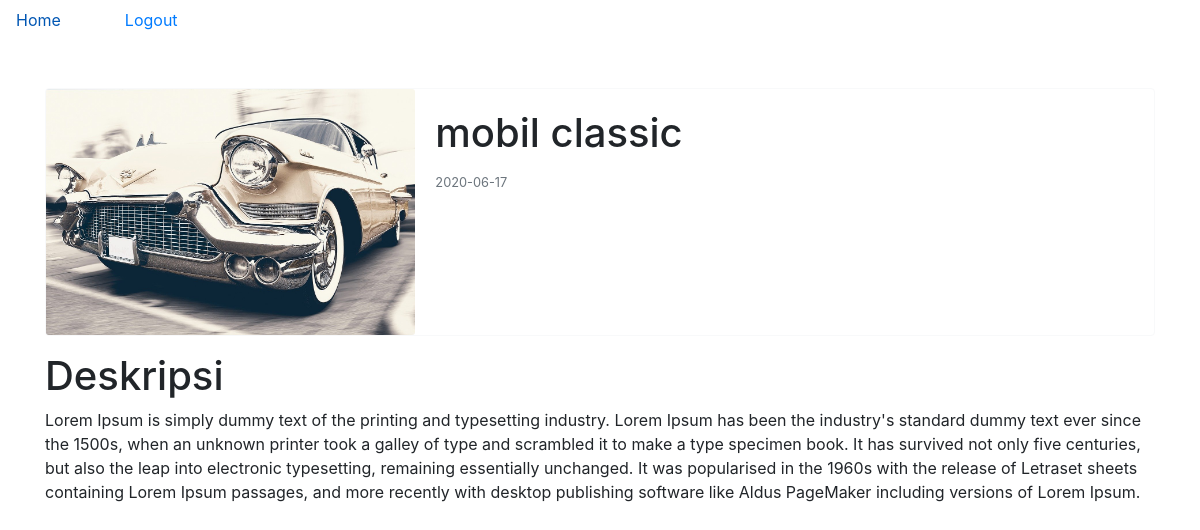
Page /deskripsi.php?id=1 on the committed database.
### tables this page shows
CREATE TABLE `product` (
  `id` int(11) NOT NULL,
  `product` varchar(25) NOT NULL,
  `deskripsi` text NOT NULL,
  `gambar` text NOT NULL,
  `tanggal_publish` date NOT NULL
);

### deskripsi.php (the view, shortened to what this page needs)
<?php
    if($_GET['id']){
        include "controller/koneksi.php";
        $id = $_GET['id'];
        $sql_product = "select * from product where id=$id";
        $query = mysqli_query($koneksi, $sql_product);
        $data = mysqli_fetch_array($query);
    }
?>
<!DOCTYPE html>
<html lang="en">
<head>
    <link rel="stylesheet" href="lib/bootstrap/css/bootstrap.min.css">
    <link rel="stylesheet" href="asset/css/deskripsi.css">
</head>
<body>
<nav class="nav">
  <a class="nav-link active" href="index.php">Home</a>
  <a class="nav-link" href="profil.php"><?php echo $_SESSION["nama_user"]?></a>
  <a  class="nav-link" href="controller/logout.php">Logout</a>
</nav>
    <div class="container mt-5">
        <div class="card mb-3 border-light" style="max-width: 1200px;">
            <div class="row no-gutters">
                <div class="col-md-4">
                <img src="asset/img/foto_product/<?php echo $data['gambar']?>" class="card-img" alt="...">
                </div>
                <div class="col-md-8">
                <div class="card-body">
                    <h1 class="card-title"><?php echo $data['product']?></h1>
                    <p class="card-text"><small class="text-muted"><?php echo $data['tanggal_publish']?></small></p>
                </div>
                </div>
            </div>
            </div>
        <h1>Deskripsi</h1>
        <p>
        <?php echo $data["deskripsi"]; ?>
        </p>
        </div>
</body>
</html>

### rows in the picture
product: gambar (picture), product "mobil classic", tanggal_publish "2020-06-17", deskripsi "Lorem Ipsum is simply dummy text of the printing and typesetting industry. Lorem Ipsum has been the industry's standard dummy text ever since the 1500s, when an unknown printer took a galley of type and scrambled it to make a type specimen book. It has survived not only five centuries, but also the leap into electronic typesetting, remaining essentially unchanged. It was popularised in the 1960s with the release of Letraset sheets containing Lorem Ipsum passages, and more recently with desktop publishing software like Aldus PageMaker including versions of Lorem Ipsum."
